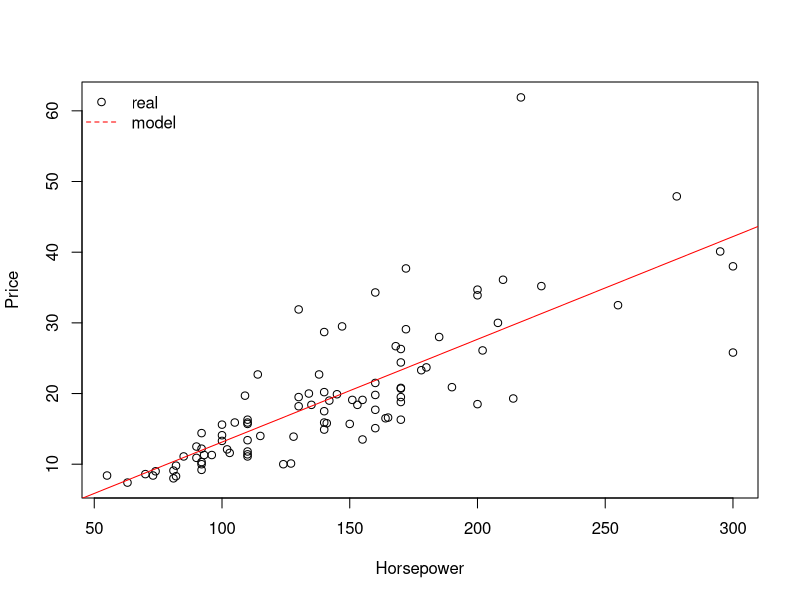
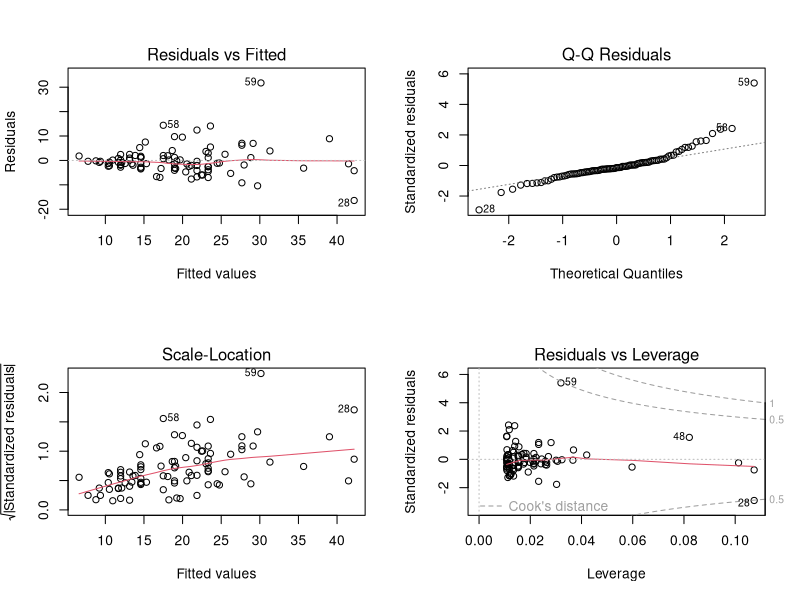
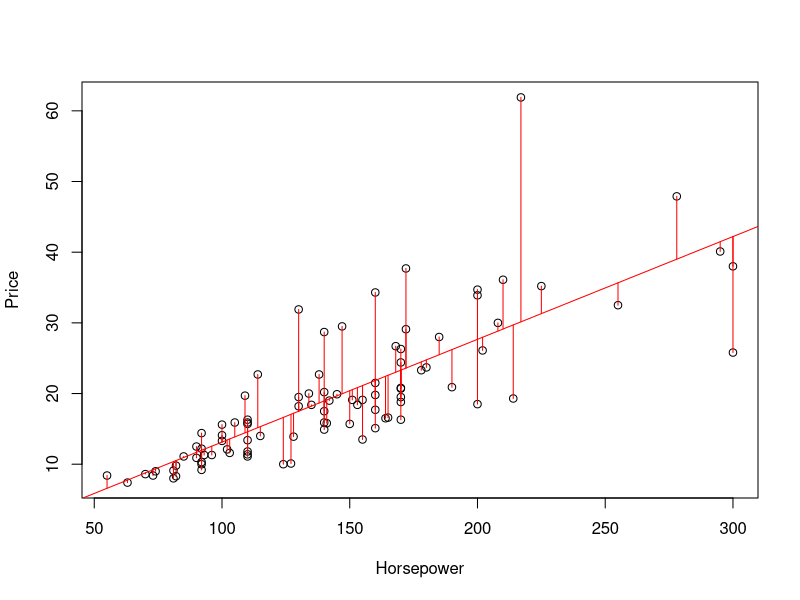
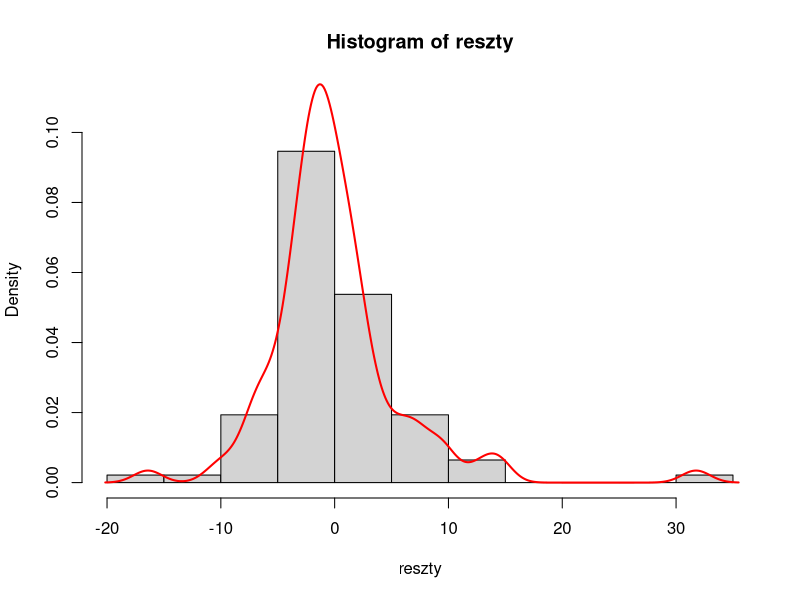

Write R code to recreate these figures, in order.
## ---- chunk 1
knitr::opts_chunk$set(fig.width=5, fig.height=5, echo=TRUE, warning=FALSE, message=FALSE)
## ---- chunk 2
library(MASS)
## ---- chunk 3
dane <- Cars93
## ---- chunk 4
lm1 <- lm(Price~Horsepower, data=dane)
## ---- chunk 5

summary(lm1)
## ---- chunk 6
par(mfrow=c(1,1))
plot(dane$Price~dane$Horsepower, xlab="Horsepower", ylab="Price")
abline(lm1, col='red')
legend("topleft", legend=c("real","model"), col=c("black","red"), pch=c(1,NA), lty=c(NA,2), bty="n")

## ---- chunk 7
par(mfrow = c(2, 2))
plot(lm1)
par(mfrow = c(1, 1))

coefficients(lm1)

plot(dane$Price~dane$Horsepower, xlab="Horsepower", ylab="Price")
abline(lm1, col='red')
segments(dane$Horsepower, dane$Price, dane$Horsepower, lm1$fitted.values,col="red")


## ---- chunk 8
reszty = residuals(lm1)
hist(reszty, prob=TRUE, ylim=c(0,0.11))
lines(density(reszty), col="red", lwd=2)
## ---- chunk 9
shapiro.test(reszty)

